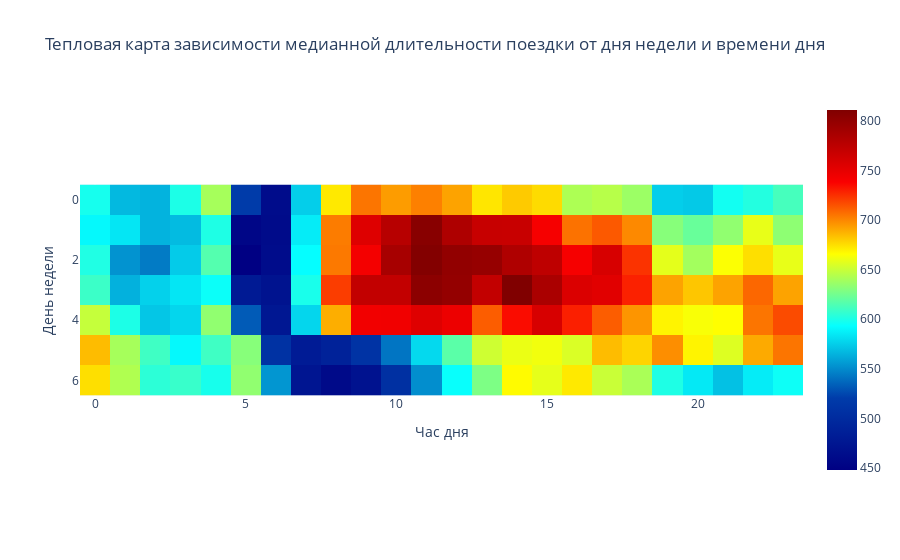

This figure's notebook cell:
### Markdown cell above
### Задание 3.6.
Посмотрим на обе временные характеристики одновременно. 

Постройте сводную таблицу, по строкам которой отложены часы (pickup_hour), по столбцам - дни недели (pickup_day_of_week), а в ячейках - медианная длительность поездки (trip_duration). 

Визуализируйте полученную сводную таблицу с помощью тепловой карты (рекомендуемая палитра - coolwarm).

### Code cell
pivot_data = pd.pivot_table(taxi_data, 
                            columns='pickup_hour',
                            index='pickup_day_of_week',
                            values='trip_duration',
                            aggfunc='median'
                            )

fig = px.imshow(    
    pivot_data,
    color_continuous_scale='Jet',
    labels=dict(x='Час дня', y='День недели'),
    title='Тепловая карта зависимости медианной длительности поездки от дня недели и времени дня',  
)

fig.show()

### Figure 1 — Plotly figure (JSON) as saved in the notebook; plotly's stock layout.template omitted (floating-point values rounded to 4 significant figures; data arrays with more than 128 entries replaced by an {"elided": "..."} marker saying what was removed)
{"data": [{"coloraxis": "coloraxis", "hovertemplate": "Час дня: %{x}<br>День недели: %{y}<br>color: %{z}<extra></extra>", "name": "0", "type": "heatmap", "x": [0, 1, 2, 3, 4, 5, 6, 7, 8, 9, 10, 11, 12, 13, 14, 15, 16, 17, 18, 19, 20, 21, 22, 23], "xaxis": "x", "y": [0, 1, 2, 3, 4, 5, 6], "yaxis": "y", "z": {"elided": "7x24 float values"}}], "layout": {"coloraxis": {"colorscale": [[0, "rgb(0,0,131)"], [0.2, "rgb(0,60,170)"], [0.4, "rgb(5,255,255)"], [0.6, "rgb(255,255,0)"], [0.8, "rgb(250,0,0)"], [1, "rgb(128,0,0)"]]}, "title": {"text": "Тепловая карта зависимости медианной длительности поездки от дня недели и времени дня"}, "xaxis": {"anchor": "y", "constrain": "domain", "domain": [0, 1], "scaleanchor": "y", "title": {"text": "Час дня"}}, "yaxis": {"anchor": "x", "autorange": "reversed", "constrain": "domain", "domain": [0, 1], "title": {"text": "День недели"}}}}
